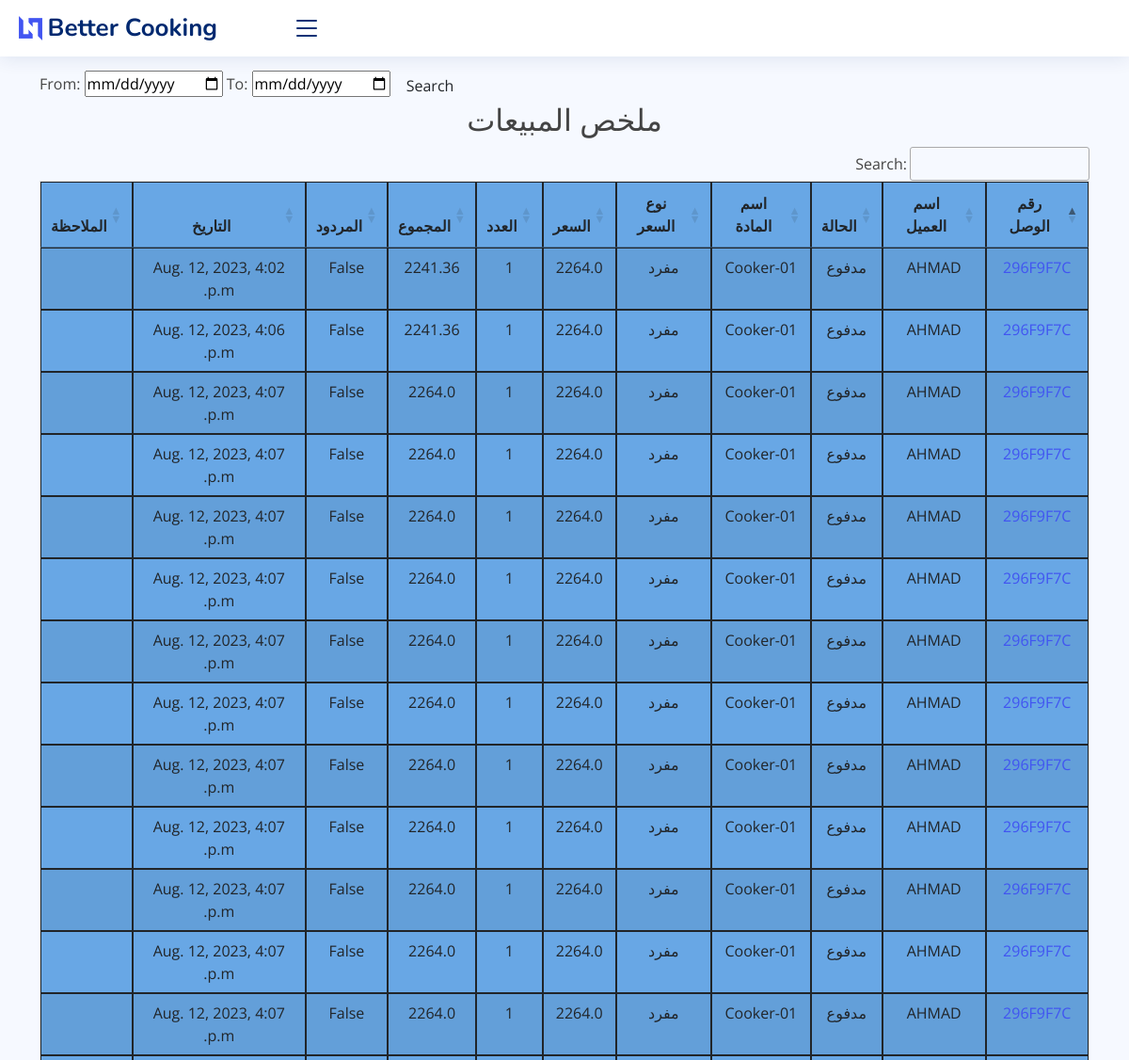
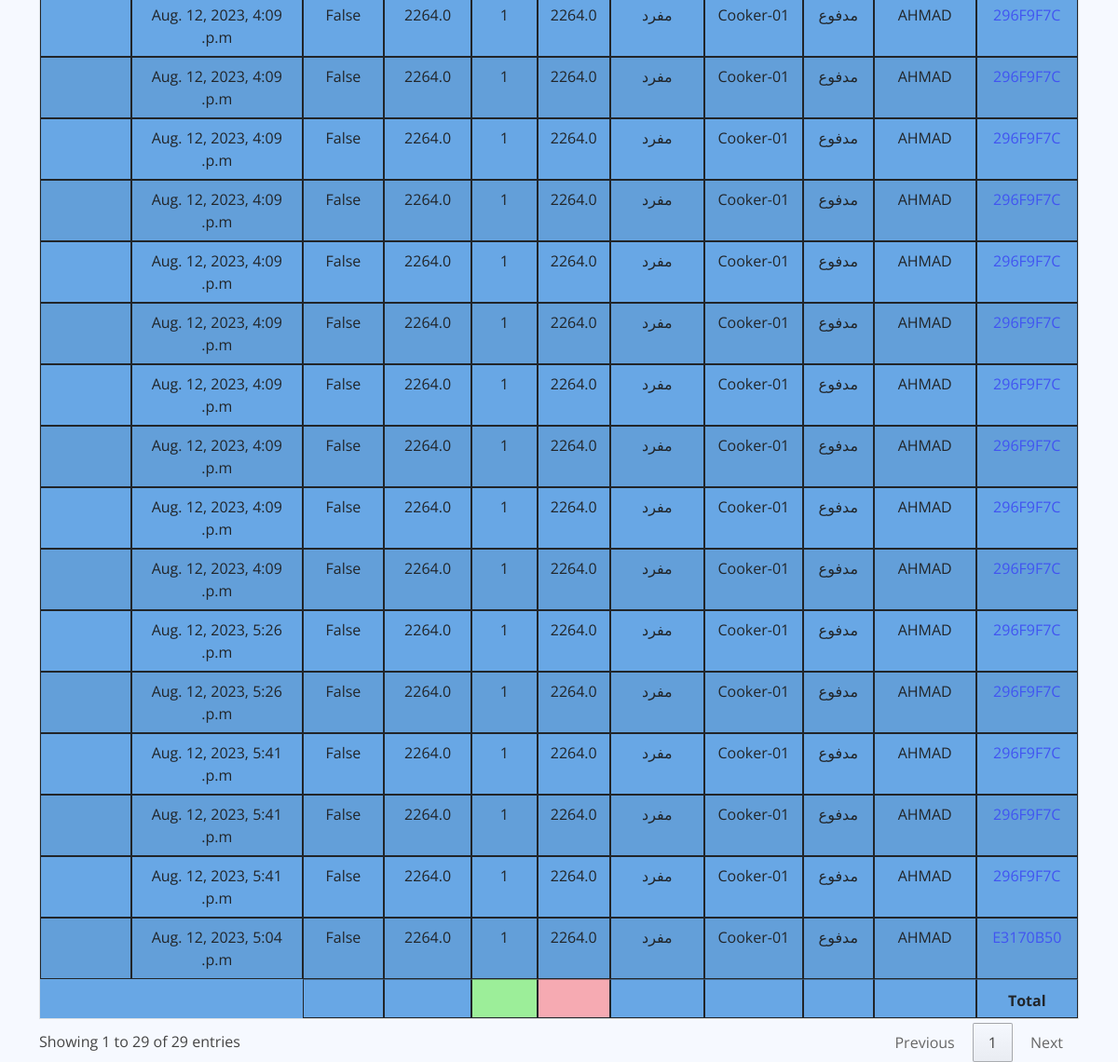
Page /sales_report on the earlier database version (2 pictures, top to bottom).
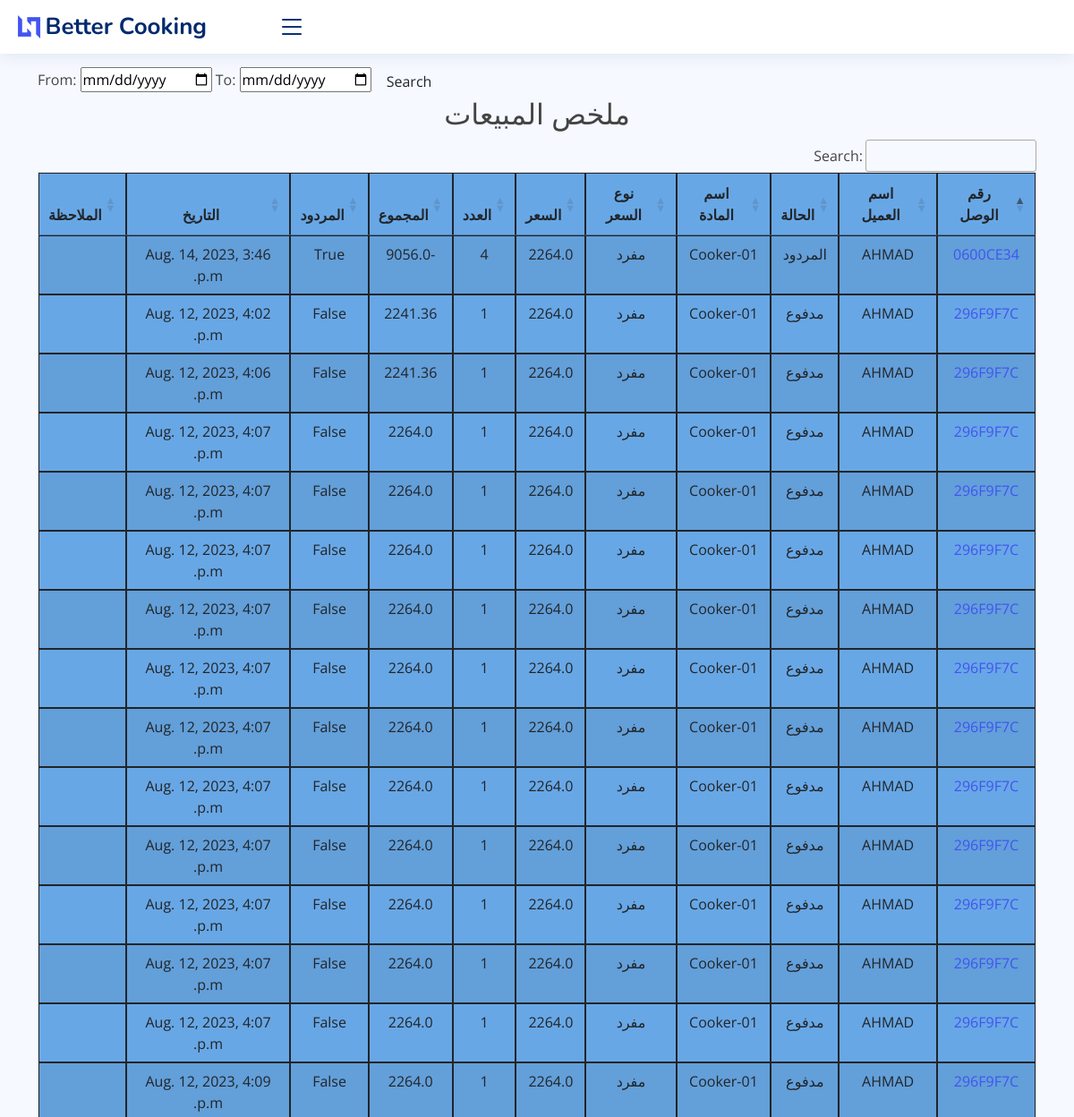
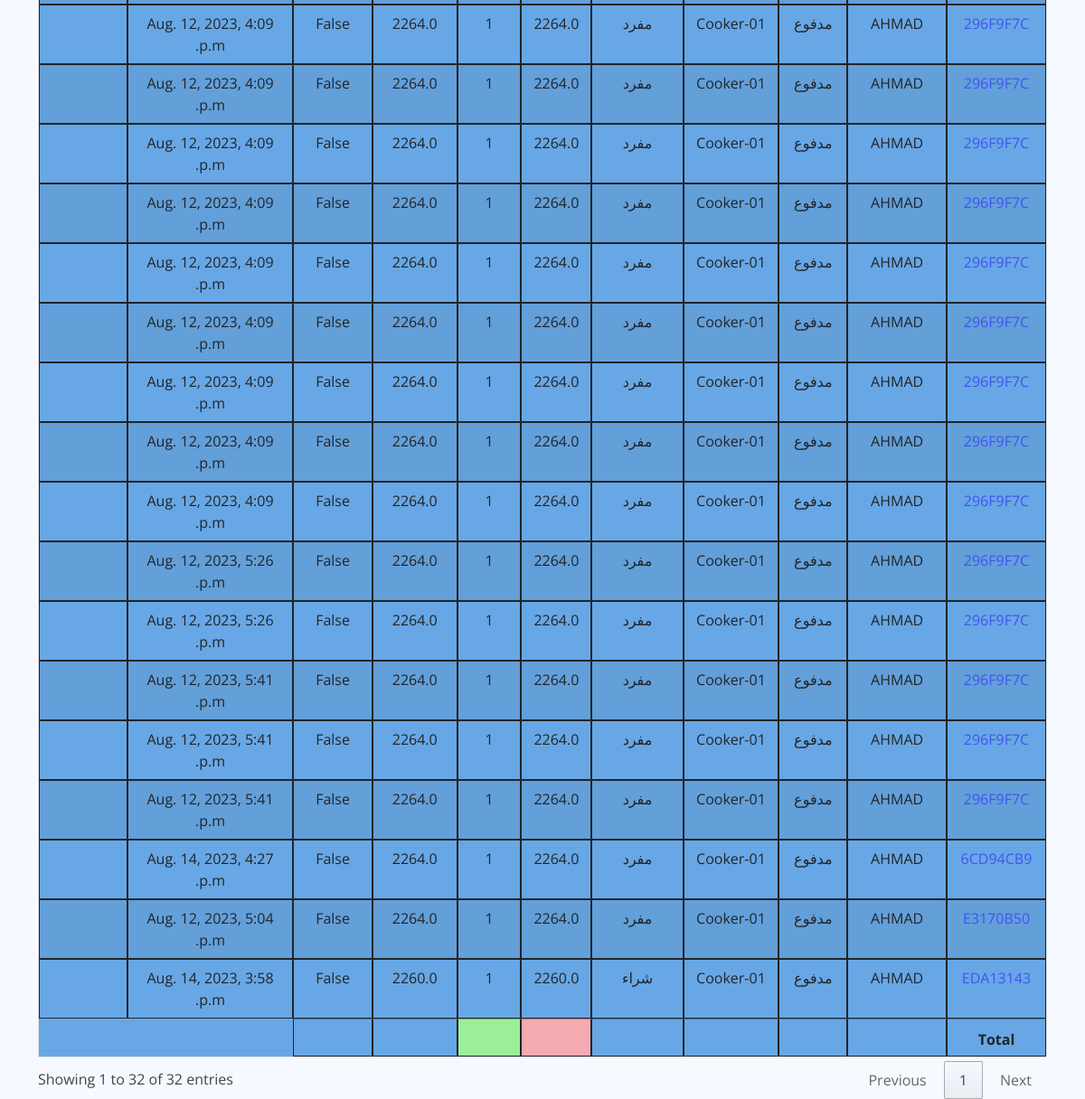
Same page on the later database version (2 pictures, top to bottom).
### core/models.py (models this page shows, shortened)
class SaleItem(models.Model):
    sales_invoice = models.ForeignKey(SaleInvoice, on_delete=models.CASCADE)
    item = models.ForeignKey(Item, on_delete=models.CASCADE)
    qty = models.PositiveSmallIntegerField(default=1)
    total_amt = models.FloatField(editable=False, default=0)
    sale_date = models.DateTimeField(auto_now_add=True)
    is_returned = models.BooleanField(default=False)
    sub_total = models.FloatField(validators=[MinValueValidator(0.01)], default=0)
    discount_type = models.CharField(max_length=30, choices=(('amount', 'Amount'),
                                                             ('percentage', 'Percentage')
                                                             ), default='percentage', editable=False)
    discount_value = models.FloatField(blank=True, null=True, verbose_name='Discount Percentage')
    class Meta:
        verbose_name_plural = ' بند المبيعات'

class SaleInvoice(models.Model):
    STATUS = (
        ('مدفوع', 'مدفوع'),
        ('غير مدفوع', 'غير مدفوع'),
        ('المردود', 'المردود'),
    )
    invoice_number = models.CharField(max_length=8, unique=True, editable=False)
    customer_name = models.ForeignKey(Customer, on_delete=models.CASCADE)
    date = models.DateTimeField(auto_now_add=True)
    status = models.CharField(max_length=10, choices=STATUS, default='مدفوع')
    note = models.CharField(max_length=100, blank=True)
    updated_at = models.DateTimeField(auto_now=True)
    class Meta:
        verbose_name_plural = 'فاتورة البيع'

class Customer(models.Model):
    customer_name = models.CharField(max_length=50, blank=True)
    customer_mobile = models.CharField(max_length=50, blank=True)
    customer_address = models.TextField(blank=True)
    city = models.CharField(max_length=50, blank=True)
    note = models.TextField(blank=True)
    class Meta:
        verbose_name_plural = 'الزبائن'
    def __str__(self):
        return self.customer_name

class Item(models.Model):
    PRICELIST = (
        ('مفرد', 'مفرد'),
        ('جملة', 'جملة'),
        ('شراء', 'شراء'),
        ('قسط', 'قسط'),
    )
    item_code = models.CharField(max_length=50)
    name = models.CharField(max_length=255, verbose_name='detail')
    category = models.CharField(max_length=30, default='Test')
    price = models.FloatField(default=1)
    price_list = models.CharField(max_length=30, choices=PRICELIST, default='مفرد')
    note = models.TextField(blank=True)
    class Meta:
        verbose_name_plural = 'المواد'

### core/views.py (the view)
# urls.py: path('sales_report', views.sales_repoert, name="sales_report"),
def sales_repoert(request):
    s_reports = SaleItem.objects.select_related()
    myFilter = Sales_Filter(request.GET, queryset=s_reports)
    s_reports = myFilter.qs
    context = {'s_reports': s_reports, 'myFilter': myFilter}
    return render(request, 'core/reports/sales_report.html', context)

### core/templates/core/reports/sales_report.html (shortened to what this page needs)
{% extends 'core/base.html' %}
{% block content %}
    <br>
    <br> <br>
    <form class="form-a">
        From: <input type="date" value={{ myFilter.form.max_date }}</input>
        To: <input type="date" value={{ myFilter.form.min_date }}</input>
        <button type="submit" class="btn btn-b">Search</button>
    </form>
    <h2 class="text-center"> ملخص المبيعات </h2>
    <table id="example1" class="table table-striped" style="background-color: #68a7e5">
        <thead>
        <tr>
            <th>رقم الوصل</th>
            <th>اسم العميل</th>
            <th>الحالة</th>
            <th>اسم المادة</th>
            <th>نوع السعر</th>
            <th> السعر</th>
            <th>العدد</th>
            <th>المجموع</th>
            <th>المردود</th>
            <th>التاريخ</th>
            <th>الملاحظة</th>
        </tr>
        </thead>
        <tbody>
        {% for i in  s_reports %}
            <tr>
                <td><a href="{% url 'single_sale' i.sales_invoice.id %}">{{ i.sales_invoice.invoice_number }}</a></td>
                <td>{{ i.sales_invoice.customer_name }}</td>
                <td>{{ i.sales_invoice.status }}</td>
                <td>{{ i.item.name }}</td>
                <td>{{ i.item.price_list }}</td>
                <td>{{ i.item.price }}</td>
                <td>{{ i.qty }}</td>
                <td>{{ i.total_amt }}</td>
                <td>{{ i.is_returned }}</td>
                <td>{{ i.sale_date }}</td>
               <td>{{ i.sales_invoice.note }}</td>
            </tr>
        {% endfor %}
        </tbody>
        <tfoot>
        <th></th>
        <th></th>
        <th></th>
        <th></th>
        <th></th>
        <th style="background-color: #f6aab2"></th>
        <th style="background-color: #9cee99"></th>
        <th></th>
        <th></th>
        </tfoot>
    </table>
{% endblock %}

Differences in the rows shown:
added SaleItem: sales_invoice.invoice_number "0600CE34", sales_invoice.customer_name "AHMAD", sales_invoice.status "المردود", item.name "Cooker-01", item.price_list "مفرد", item.price "2264.0", qty "4", total_amt "-9056.0", is_returned "True", sale_date "Aug. 14, 2023, 3:46 p.m."
added SaleItem: sales_invoice.invoice_number "EDA13143", sales_invoice.customer_name "AHMAD", sales_invoice.status "مدفوع", item.name "Cooker-01", item.price_list "شراء", item.price "2260.0", qty "1", total_amt "2260.0", is_returned "False", sale_date "Aug. 14, 2023, 3:58 p.m."
added SaleItem: sales_invoice.invoice_number "6CD94CB9", sales_invoice.customer_name "AHMAD", sales_invoice.status "مدفوع", item.name "Cooker-01", item.price_list "مفرد", item.price "2264.0", qty "1", total_amt "2264.0", is_returned "False", sale_date "Aug. 14, 2023, 4:27 p.m."
Other differences:
text written by a page script: "Search: Showing 1 to 29 of 29 entries Previous 1 Next" → "Search: Showing 1 to 32 of 32 entries Previous 1 Next"
